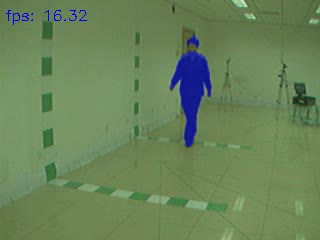
#> input picture frame 50 of CASIA_dataset.avi, 320 x 240 px, given in place of 001-nm-01-090.avi, which was not available
$ jupyter execute --allow-errors test.ipynb   (text cells are left out)
#> lines starting #> are read from the running program, lines starting #| are printed output that depends on the picture; pictures that were not available may be replaced by others from this repository, and a replacement may not be noted
[cell 1]
import tensorflow as tf
# from tensorflow_examples.models.pix2pix import pix2pix

AUTOTUNE = tf.data.experimental.AUTOTUNE
import matplotlib.pyplot as plt
import numpy as np
import os

#> (the rest of this cell did not finish here and is left out)

[cell 2]
import sys
import cv2
import time
import colorsys
import random
# import tensorflow as tf
import numpy as np
import matplotlib.pyplot as plt

#> (a cell that did not finish here is left out)

#> (a cell that did not finish here is left out)

[cell 5]
def random_colors(N, bright=True):
    brightness = 1.0 if bright else 0.7
    hsv = [(i / N, 1, brightness) for i in range(N)]
    colors = list(map(lambda c: colorsys.hsv_to_rgb(*c), hsv))
    return colors


def apply_mask(image, mask, color, alpha=0.5):
#     if image.shape[:2] != mask.shape:
#         h, w, _ = image.shape
#         mask = cv2.resize(mask, (w, h), cv2.INTER_LINEAR)
    """Apply the given mask to the image"""
    for c in range(3):
        image[:, :, c] = np.where(mask == 1,
                                  image[:, :, c] *
                                  (1 - alpha) + alpha * color[c] * 255,
                                  image[:, :, c])
    return image

[cell 6]
img = cv2.imread('data/silhuette.png')
#> (the rest of this cell did not finish here and is left out)

[cell 7]
# width, height = 160, 160
width, height = 128, 128

def inference(img):
    start = time.time()
#     img = frame[50:200,230:,::-1]
    tf_image = tf.image.resize(tf.convert_to_tensor(np.array(img)),(width, height))/255
    output = model.predict(tf.expand_dims(tf_image, 0))
#     output = model.predict(tf.stack([tf_image, tf_image, tf_image, tf_image, tf_image]))
    out = np.where(output[0,:,:,0]>0.3, 1, 0)
    end = time.time()
    print(end - start)
    return out
#     plt.figure(figsize=(10,10))
#     plt.imshow(out, 'gray')
#     plt.show()

[cell 8]
cap = cv2.VideoCapture('data/videos/001-nm-01-090.avi')
cap.set(cv2.CAP_PROP_POS_FRAMES, 50)
ret, frame = cap.read()
#> frame is the input picture: shape (240, 320, 3); mean B, G, R 89.9, 131.3, 105.9

roi = frame[50:200,230:,::-1]
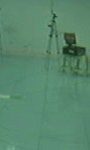
#> roi: shape (150, 90, 3); mean B, G, R 108.6, 134.5, 87.6
color = random_colors(1)
roi_resized = cv2.resize(roi, (width, height), cv2.INTER_LINEAR)
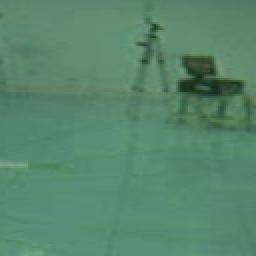
#> roi_resized: shape (128, 128, 3) (shown 2 times larger); mean B, G, R 108.5, 134.4, 87.5
#> (the rest of this cell did not finish here and is left out)

[cell 9]
hog = cv2.HOGDescriptor()
hog.setSVMDetector(cv2.HOGDescriptor_getDefaultPeopleDetector())

frame_height, frame_width,_ = frame.shape
#> frame_height = 240; frame_width = 320
out_cap = cv2.VideoWriter('CASIA_dataset.avi',cv2.VideoWriter_fourcc('M','J','P','G'), 10, (frame_width,frame_height))


cap = cv2.VideoCapture('/home/israel/Downloads/CASIA/DatasetB-1/video/001-nm-01-018.avi')
# cap = cv2.VideoCapture('/home/israel/Downloads/CASIA/DatasetB-1/video/')
roi = np.zeros((100,100))
color = random_colors(1)
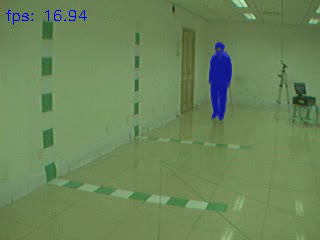
#> input picture frame 10 of CASIA_dataset.avi, 320 x 240 px, given in place of 001-nm-01-018.avi, which was not available
#> further down, frame is the input picture: shape (240, 320, 3); mean B, G, R 89.3, 132.9, 107.3
#> `regions, _ = hog.detectMultiScale(frame, winStride=(8, 8))`: regions = [[187, 19, 66, 133]]

cv2.namedWindow('roi', cv2.WINDOW_NORMAL)
nframe = 0
start = time.time()
fps = 30
#> (the rest of this cell did not finish here and is left out)

$ run again, starting later in the video
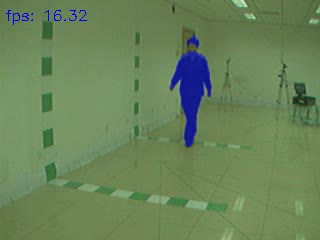
#> input picture frame 50 of CASIA_dataset.avi, 320 x 240 px, given in place of 001-nm-01-090.avi, which was not available
#> frame is the input picture: shape (240, 320, 3); mean B, G, R 89.9, 131.3, 105.9
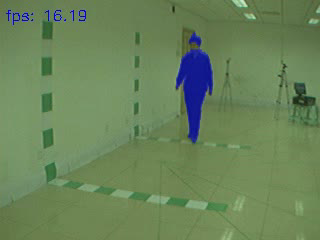
#> input picture frame 46 of CASIA_dataset.avi, 320 x 240 px, given in place of 001-nm-01-018.avi, which was not available
#> frame is the input picture: shape (240, 320, 3); mean B, G, R 89.8, 131.5, 106
#> regions = [[156, 16, 78, 155]]

$ run again, starting later in the video
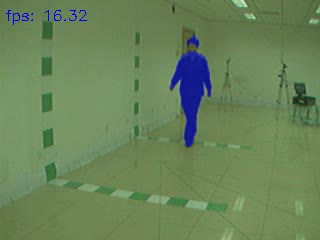
#> input picture frame 50 of CASIA_dataset.avi, 320 x 240 px, given in place of 001-nm-01-090.avi, which was not available
#> frame is the input picture: shape (240, 320, 3); mean B, G, R 89.9, 131.3, 105.9
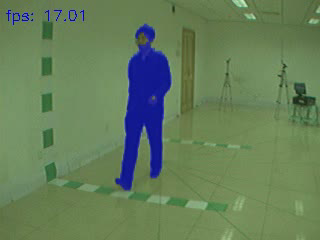
#> input picture frame 83 of CASIA_dataset.avi, 320 x 240 px, given in place of 001-nm-01-018.avi, which was not available
#> frame is the input picture: shape (240, 320, 3); mean B, G, R 90.2, 125.8, 101.5
#> regions = [[97, 6, 98, 196]]
